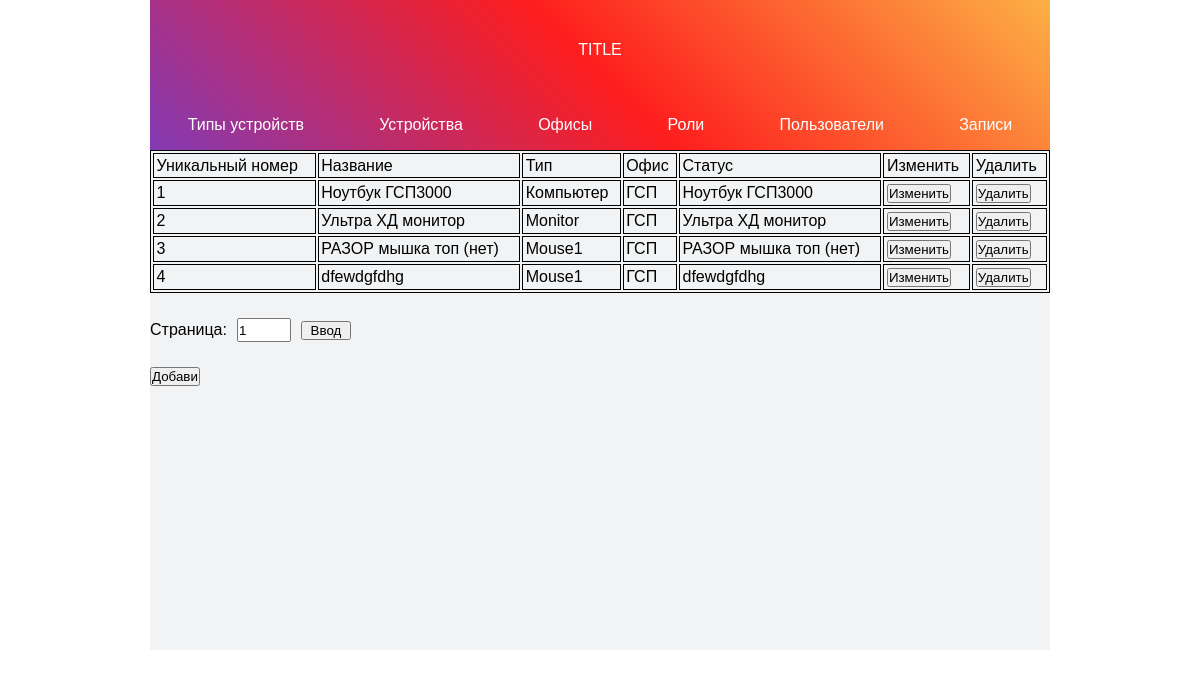
The app's page /showTable/2 with its own data.
### adminpanel/models.py (models this page shows, shortened)
class Device(models.Model):
    name = models.CharField(max_length=100)
    type_id = models.ForeignKey(Type, on_delete=models.DO_NOTHING)
    office_id = models.ForeignKey(Office, on_delete=models.DO_NOTHING)
    state = models.BooleanField()

class Type(models.Model):
    name = models.CharField(max_length=50)

class Office(models.Model):
    adress = models.CharField(max_length=200)

### adminpanel/views.py (the view)
# urls.py: path('showTable/<int:num>', views.showTable, name='showTable'),
@requires_csrf_token
def showTable(request, num, bool = False):
    page = 1
    if (request.method == 'POST' and bool == False):
        page = int(request.POST.get('page_num'))
    else:
        page = 1
    i = 10 * (page-1)
    k = 10 * page
    model = getModel(num)
    if (model == None):
        return render(request, 'adminpanel/index.html')
    print((model.__name__ + 'Table.html'))
    objects = model.objects.all()
    if (objects.count() == 0):
           maxPages = 1
    else:
        if ((objects.count()/10).is_integer() == False):
            maxPages = math.floor(objects.count()/10 + 1)
        else:
            maxPages = math.floor(objects.count()/10)
    objects = model.objects.all()[i:k]
    return render(request, 'adminpanel/' + (model.__name__ + 'Table.html'), {'data': objects,
                                                             'numPage': page,
                                                             'maxPages': maxPages})

### adminpanel/models.py (called while the page is built)
def getModel(num):
    if num==1:
        return Type
    elif num==2:
        return Device
    elif num==3:
        return Office
    elif num==4:
        return ClientRole
    elif num==5:
        return Client
    elif num==6:
        return Entry
    else:
        return None

### adminpanel/templates/adminpanel/DeviceTable.html (shortened to what this page needs)
<!DOCTYPE html>
{% load static %}
<html lang="en">
<head>
    <link href="{% static 'css/style.css' %}" rel="stylesheet"/>
</head>
<body>
    <div class="content">
        <div class="header">
            <p><a href="">TITLE</a></p>
            <ul id="menuPanel">
                <li><a href="{% url 'showTable' num=1 %}">Типы устройств</a></li>
                <li><a href="{% url 'showTable' num=2 %}">Устройства</a></li>
                <li><a href="{% url 'showTable' num=3 %}">Офисы</a></li>
                <li><a href="{% url 'showTable' num=4 %}">Роли</a></li>
                <li><a href="{% url 'showTable' num=5 %}">Пользователи</a></li>
                <li><a href="{% url 'showTable' num=6 %}">Записи</a></li>
            </ul>
        </div>
        <div class="body">
            <table>
                <tr>
                    <td>
                        <p>Уникальный номер</p>
                    </td>
                    <td>
                        <p>Название</p>
                    </td>
                    <td>
                        <p>Тип</p>
                    </td>
                    <td>
                        <p>Офис</p>
                    </td>
                    <td>
                        <p>Статус</p>
                    </td>
                    <td>
                        <p>Изменить</p>
                    </td>
                    <td>
                        <p>Удалить</p>
                    </td>
                </tr>
                {% for object in data %}
                    <tr>
                        <td>
                            <p>{{ object.id }}</p>
                        </td>
                        <td>
                            <p>{{ object.name }}</p>
                        </td>
                        <td>
                            <p>{{ object.type_id.name }}</p>
                        </td>
                        <td>
                            <p>{{ object.office_id.adress }}</p>
                        </td>
                        <td>
                            <p>{{ object.name }}</p>
                        </td>
                        <form action="{% url 'updateRecord' num=2 pk=object.id%}" method=POST>
                            <td>
                                <input type=submit value="Изменить">
                            </td>
                        </form>
                        <form action="{% url 'deleteRecord' num=2 pk=object.id %}" method=POST>
                            <td>
                                <button value={{ object.id }} name="pk">Удалить</button>
                            </td>
                        </form>
                    </tr>
                {% endfor %}
            </table>
            <form action="{% url 'showTable' num=2 %}" method=POST>
                <div class="selectPage">
                    <p>Страница:</p>
                    <input id="page_num" name="page_num" type="number" value={{ numPage }} min = 1 max = {{ maxPages }}>
                    <input type="submit" value="Ввод">
                </div>
            </form>
            <form action="{% url 'updateRecord' num=2 pk=0 %}" method=POST>
                <div class="selectPage">
                    <input type="submit" value="Добавить">
                </div>
            </form>
        </div>
    </div>
</body>
</html>

### adminpanel/static/css/style.css (style rules this page uses)
* { margin: 0; padding: 0; font-family: Arial, sans-serif; }
ul { list-style: none; }
a { transition: .5s; cursor: pointer; text-decoration: none; color: white; }
table, th, td { border: 1px solid black; }
td { padding: 2.5px; }
table { width: 100%; }
#menuPanel { width: 900px; height: 50px; list-style: none; display: flex; justify-content: space-around; align-items: center; }
.content { width: 900px; min-height: 500px; margin: 0 auto; }
.header { display: flex; width: 100%; height: 150px; background: linear-gradient(45deg, rgba(131,58,180,1) 0%, rgba(253,29,29,1) 50%, rgba(252,176,69,1) 100%); align-items: center; justify-content: center; flex-flow: column wrap; }
.header p { width: 900px; height: 100px; list-style: none; display: flex; justify-content: space-around; align-items: center; }
.body { background-color: #f2f3f4; min-height: 500px; }
.selectPage { width: 900px; display: flex; align-items: center; justify-content: left; margin-top: 25px; }
.selectPage > * { margin: 0px 10px 0 0; }
.selectPage input[type=number] { width: 50px; height: 20px; }
.selectPage input[type=submit] { width: 50px; }

### records on screen
Device: id "1", name "Ноутбук ГСП3000", type_id.name "Компьютер", office_id.adress "ГСП"
Device: id "2", name "Ультра ХД монитор", type_id.name "Monitor", office_id.adress "ГСП"
Device: id "3", name "РАЗОР мышка топ (нет)", type_id.name "Mouse1", office_id.adress "ГСП"
Device: id "4", name "dfewdgfdhg", type_id.name "Mouse1", office_id.adress "ГСП"
